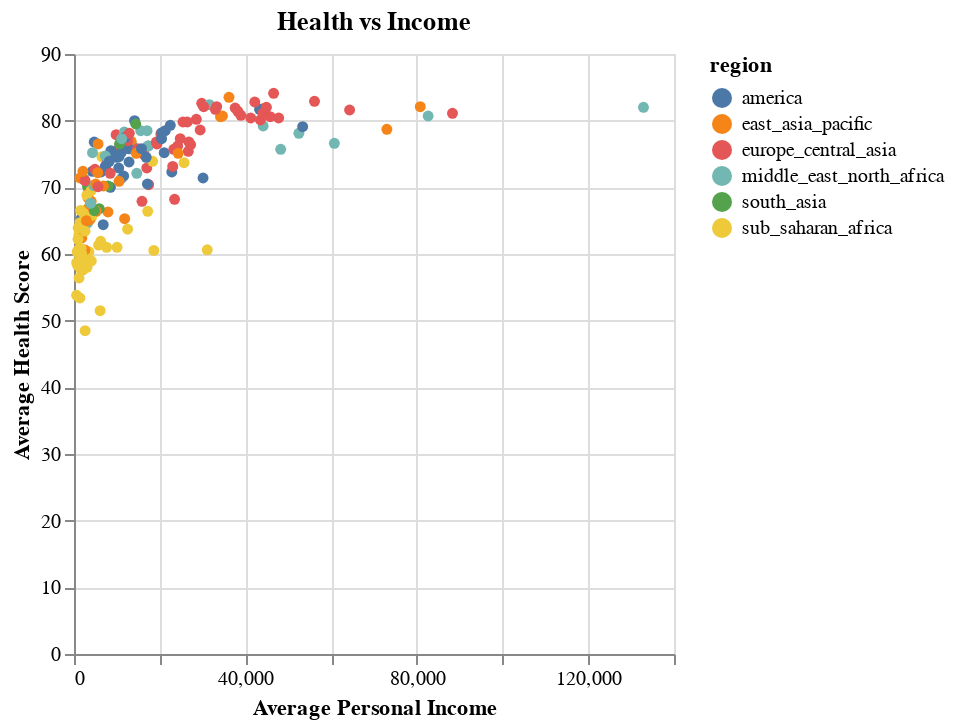

Source (notebook cell):
### Markdown cell above
### Part 1.1 Add selection (10 points)

Make a scatter plot to show the relationship between average personal income and average health score. Use different colors for different regions. Also add tooltip to it to show the information about the country name and population. In the end, allow the user to select a single country to highlight while all the other become light grey.

### Code cell
selection = alt.selection_point()

chart = alt.Chart(gapminder).mark_circle().encode(
    x=alt.X('income:Q', title='Average Personal Income'),
    y=alt.Y('health:Q', title='Average Health Score'),
    color=alt.condition(selection, 'region:N', alt.value('grey')),
    opacity=alt.condition(selection, alt.value(1), alt.value(0.1)),
    tooltip=['country', 'population']
).properties(
    title = 'Health vs Income'
).add_params(
    selection
)

chart

### Figure 1 — Vega-Lite specification as saved in the notebook (floating-point values rounded to 4 significant figures; data arrays with more than 128 entries replaced by an {"elided": "..."} marker saying what was removed)
{"config": {"view": {"continuousWidth": 300, "continuousHeight": 300}}, "data": {"name": "data-0cccb53798da4802be2d0e8a4b32b4c1"}, "mark": {"type": "circle"}, "encoding": {"color": {"condition": {"param": "param_1", "field": "region", "type": "nominal"}, "value": "grey"}, "opacity": {"condition": {"param": "param_1", "value": 1}, "value": 0.1}, "tooltip": [{"field": "country", "type": "nominal"}, {"field": "population", "type": "quantitative"}], "x": {"field": "income", "title": "Average Personal Income", "type": "quantitative"}, "y": {"field": "health", "title": "Average Health Score", "type": "quantitative"}}, "params": [{"name": "param_1", "select": {"type": "point"}}], "title": "Health vs Income", "$schema": "https://vega.github.io/schema/vega-lite/v5.20.1.json", "datasets": {"data-0cccb53798da4802be2d0e8a4b32b4c1": {"elided": "187 records"}}}
